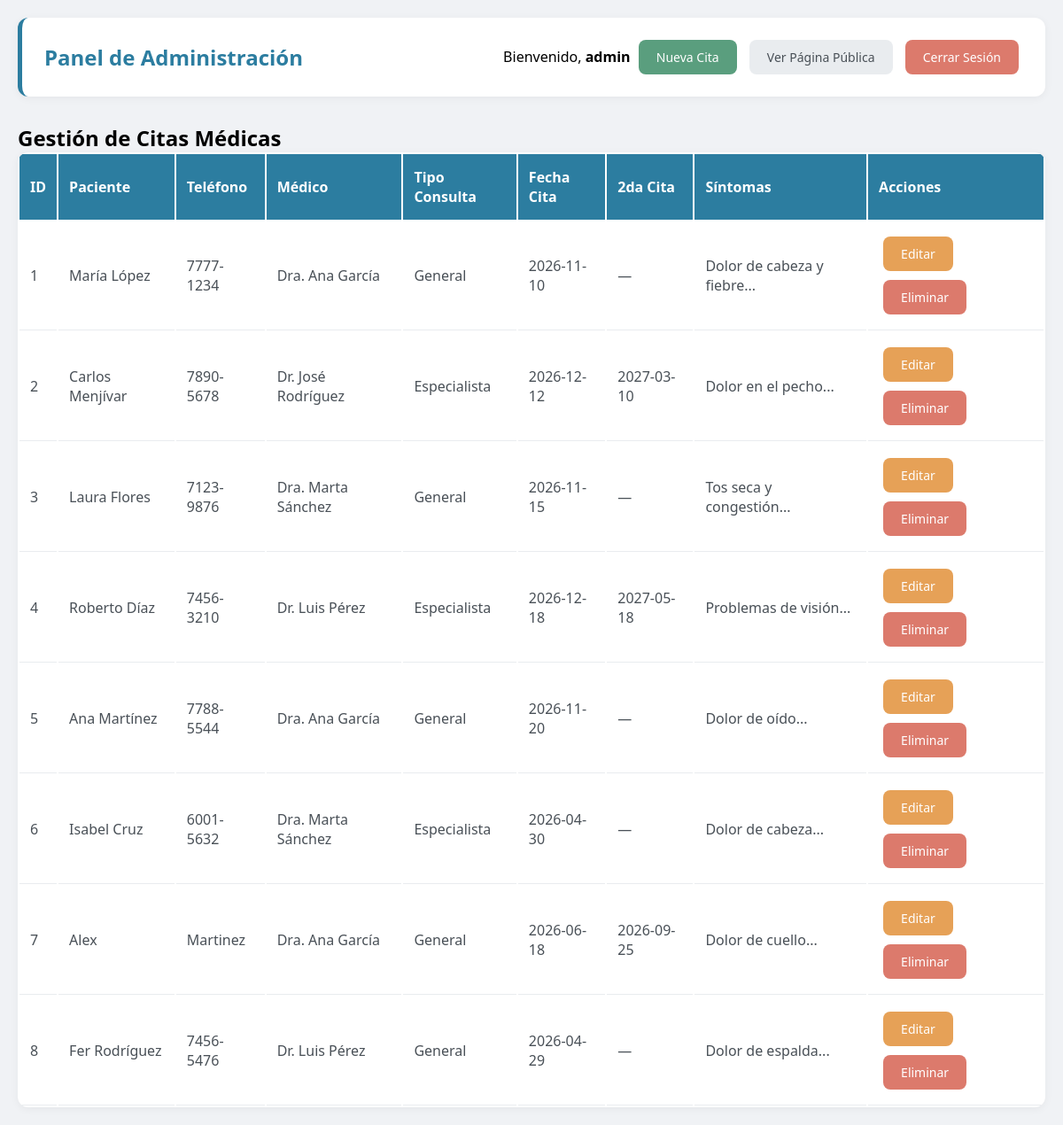
Page /dashboard.php (signed in) on the earlier database version.
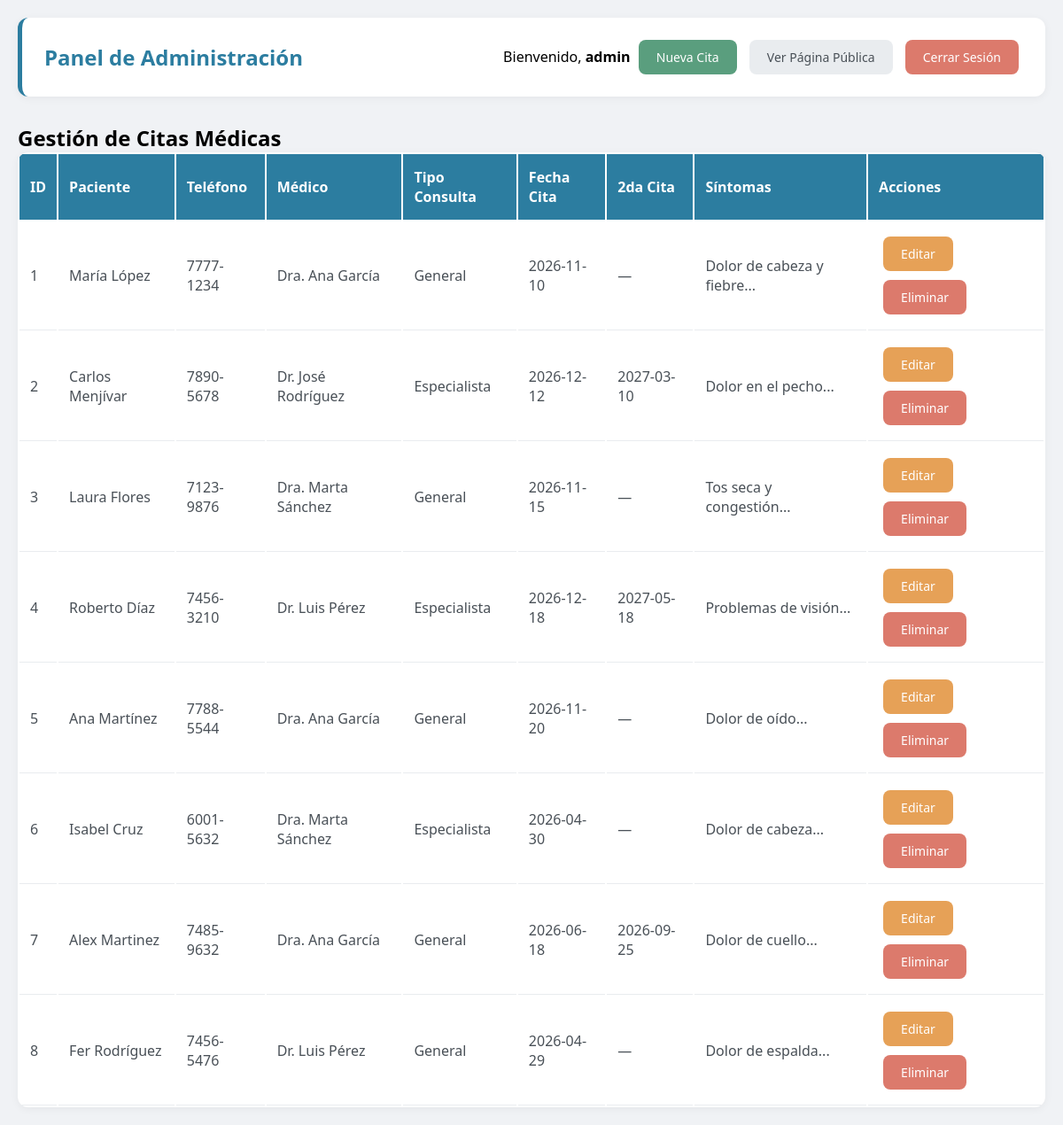
Same page on the later database version.
### tables this page shows
CREATE TABLE `citas_medicas` (
  `id` int(11) NOT NULL,
  `paciente_nombre` varchar(60) NOT NULL,
  `telefono` varchar(9) NOT NULL,
  `medico` varchar(50) NOT NULL,
  `tipo_consulta` varchar(20) NOT NULL,
  `fecha_cita` date NOT NULL,
  `fecha_segunda_cita` date DEFAULT NULL,
  `sintomas` text DEFAULT NULL,
  `fecha_registro` timestamp NOT NULL DEFAULT current_timestamp() ON UPDATE current_timestamp()
);

### dashboard.php (the view, shortened to what this page needs)
<?php
require_once 'conexion.php';
$citas = [];
$result = $conexion->query("SELECT * FROM citas_medicas ORDER BY id ASC");
if($result) {
    $citas = $result->fetch_all(MYSQLI_ASSOC);
}
?>
<!DOCTYPE html>
<html lang="es">
<head>
    <link rel="stylesheet" href="style.css">
</head>
<body>
    <div class="container">
        <header>
            <h1>Panel de Administración</h1>
            <div>
                <span>Bienvenido, <strong><?php echo $_SESSION['username']; ?></strong></span>
                <a href="add_cita.php" class="btn btn-success">Nueva Cita</a>
                <a href="index.php" class="btn btn-secondary">Ver Página Pública</a>
                <a href="logout.php" class="btn btn-danger">Cerrar Sesión</a>
            </div>
        </header>
        <h2>Gestión de Citas Médicas</h2>
        <table>
            <thead>
                <tr>
                    <th>ID</th>
                    <th>Paciente</th>
                    <th>Teléfono</th>
                    <th>Médico</th>
                    <th>Tipo Consulta</th>
                    <th>Fecha Cita</th>
                    <th>2da Cita</th>
                    <th>Síntomas</th>
                    <th>Acciones</th>
                </tr>
            </thead>
            <tbody>
                <?php if(count($citas) > 0): ?>
                    <?php foreach($citas as $cita): ?>
                    <tr>
                        <td><?php echo $cita['id']; ?></td>
                        <td><?php echo htmlspecialchars($cita['paciente_nombre']); ?></td>
                        <td><?php echo htmlspecialchars($cita['telefono']); ?></td>
                        <td><?php echo htmlspecialchars($cita['medico']); ?></td>
                        <td><?php echo htmlspecialchars($cita['tipo_consulta']); ?></td>
                        <td><?php echo htmlspecialchars($cita['fecha_cita']); ?></td>
                        <td><?php echo $cita['fecha_segunda_cita'] ? htmlspecialchars($cita['fecha_segunda_cita']) : '—'; ?></td>
                        <td><?php echo htmlspecialchars($cita['sintomas']); ?></td>
                        <td>
                            <a href="edit_cita.php?id=<?php echo $cita['id']; ?>" class="btn btn-warning">Editar</a>
                            <a href="delete_cita.php?id=<?php echo $cita['id']; ?>" class="btn btn-danger" onclick="return confirm('¿Eliminar esta cita?')">Eliminar</a>
                        </td>
                    </tr>
                    <?php endforeach; ?>
                <?php else: ?>
                    <tr>
                        <td colspan="9" style="text-align: center;">No hay citas registradas</td>
                    </tr>
                <?php endif; ?>
            </tbody>
        </table>
    </div>
</body>
</html>

Differences in the rows shown:
changed citas_medicas "Dolor de cuello...": paciente_nombre "Alex" → "Alex Martinez"; telefono "Martinez" → "7485-9632"
